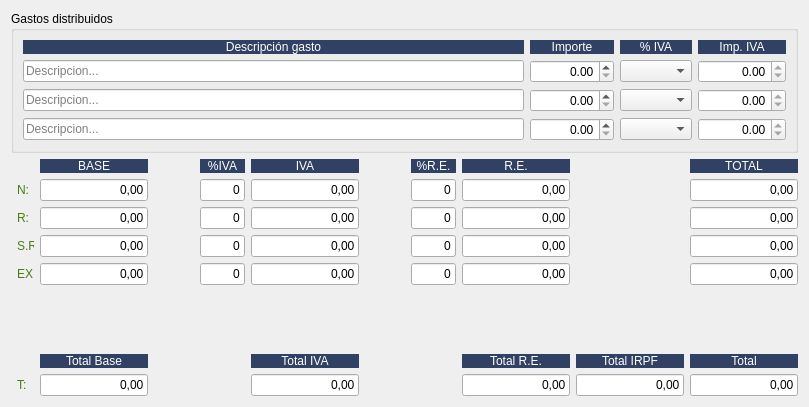
         <widget class="QWidget" name="tab_6">
          <attribute name="title">
           <string>Desglose</string>
          </attribute>
          <layout class="QGridLayout" name="gridLayout">
           <item row="4" column="10">
            <widget class="QLineEdit" name="txttotal3">
             <property name="focusPolicy">
              <enum>Qt::NoFocus</enum>
             </property>
             <property name="text">
              <string>0,00</string>
             </property>
             <property name="alignment">
              <set>Qt::AlignRight|Qt::AlignTrailing|Qt::AlignVCenter</set>
             </property>
             <property name="readOnly">
              <bool>true</bool>
             </property>
            </widget>
           </item>
           <item row="2" column="10">
            <widget class="QLineEdit" name="txttotal1">
             <property name="focusPolicy">
              <enum>Qt::NoFocus</enum>
             </property>
             <property name="text">
              <string>0,00</string>
             </property>
             <property name="alignment">
              <set>Qt::AlignRight|Qt::AlignTrailing|Qt::AlignVCenter</set>
             </property>
             <property name="readOnly">
              <bool>true</bool>
             </property>
            </widget>
           </item>
           <item row="2" column="3">
            <spacer name="horizontalSpacer">
             <property name="orientation">
              <enum>Qt::Horizontal</enum>
             </property>
             <property name="sizeHint" stdset="0">
              <size>
               <width>40</width>
               <height>20</height>
              </size>
             </property>
            </spacer>
           </item>
           <item row="2" column="1">
            <widget class="QLabel" name="label_2">
             <property name="maximumSize">
              <size>
               <width>17</width>
               <height>16777215</height>
              </size>
             </property>
             <property name="styleSheet">
              <string notr="true">color: rgb(72, 124, 19);</string>
             </property>
             <property name="text">
              <string>N:</string>
             </property>
            </widget>
           </item>
           <item row="2" column="2">
            <widget class="QLineEdit" name="txtbase1">
             <property name="focusPolicy">
              <enum>Qt::NoFocus</enum>
             </property>
             <property name="text">
              <string>0,00</string>
             </property>
             <property name="alignment">
              <set>Qt::AlignRight|Qt::AlignTrailing|Qt::AlignVCenter</set>
             </property>
             <property name="readOnly">
              <bool>true</bool>
             </property>
            </widget>
           </item>
           <item row="2" column="4">
            <widget class="QLineEdit" name="txtporc_iva1">
             <property name="maximumSize">
              <size>
               <width>45</width>
               <height>16777215</height>
              </size>
             </property>
             <property name="focusPolicy">
              <enum>Qt::NoFocus</enum>
             </property>
             <property name="text">
              <string>0</string>
             </property>
             <property name="alignment">
              <set>Qt::AlignRight|Qt::AlignTrailing|Qt::AlignVCenter</set>
             </property>
             <property name="readOnly">
              <bool>true</bool>
             </property>
            </widget>
           </item>
           <item row="2" column="5">
            <widget class="QLineEdit" name="txtiva1">
             <property name="focusPolicy">
              <enum>Qt::NoFocus</enum>
             </property>
             <property name="text">
              <string>0,00</string>
             </property>
             <property name="alignment">
              <set>Qt::AlignRight|Qt::AlignTrailing|Qt::AlignVCenter</set>
             </property>
             <property name="readOnly">
              <bool>true</bool>
             </property>
            </widget>
           </item>
           <item row="2" column="7">
            <widget class="QLineEdit" name="txtporc_rec1">
             <property name="maximumSize">
              <size>
               <width>45</width>
               <height>16777215</height>
              </size>
             </property>
             <property name="focusPolicy">
              <enum>Qt::NoFocus</enum>
             </property>
             <property name="text">
              <string>0</string>
             </property>
             <property name="alignment">
              <set>Qt::AlignRight|Qt::AlignTrailing|Qt::AlignVCenter</set>
             </property>
             <property name="readOnly">
              <bool>true</bool>
             </property>
            </widget>
           </item>
           <item row="5" column="5">
            <widget class="QLineEdit" name="txtiva4">
             <property name="focusPolicy">
              <enum>Qt::NoFocus</enum>
             </property>
             <property name="text">
              <string>0,00</string>
             </property>
             <property name="alignment">
              <set>Qt::AlignRight|Qt::AlignTrailing|Qt::AlignVCenter</set>
             </property>
             <property name="readOnly">
              <bool>true</bool>
             </property>
            </widget>
           </item>
           <item row="5" column="7">
            <widget class="QLineEdit" name="txtporc_rec4">
             <property name="maximumSize">
              <size>
               <width>45</width>
               <height>16777215</height>
              </size>
             </property>
             <property name="focusPolicy">
              <enum>Qt::NoFocus</enum>
             </property>
             <property name="text">
              <string>0</string>
             </property>
             <property name="alignment">
              <set>Qt::AlignRight|Qt::AlignTrailing|Qt::AlignVCenter</set>
             </property>
             <property name="readOnly">
              <bool>true</bool>
             </property>
            </widget>
           </item>
           <item row="5" column="8">
            <widget class="QLineEdit" name="txtrec4">
             <property name="focusPolicy">
              <enum>Qt::NoFocus</enum>
             </property>
             <property name="text">
              <string>0,00</string>
             </property>
             <property name="alignment">
              <set>Qt::AlignRight|Qt::AlignTrailing|Qt::AlignVCenter</set>
             </property>
             <property name="readOnly">
              <bool>true</bool>
             </property>
            </widget>
           </item>
           <item row="6" column="2">
            <spacer name="verticalSpacer_4">
             <property name="orientation">
              <enum>Qt::Vertical</enum>
             </property>
             <property name="sizeHint" stdset="0">
              <size>
               <width>20</width>
               <height>63</height>
              </size>
             </property>
            </spacer>
           </item>
           <item row="7" column="8">
            <widget class="QLabel" name="label_62">
             <property name="styleSheet">
              <string notr="true">background-color: #304163;
color: rgb(255, 255, 255);</string>
             </property>
             <property name="text">
              <string>Total R.E.</string>
             </property>
             <property name="alignment">
              <set>Qt::AlignCenter</set>
             </property>
            </widget>
           </item>
           <item row="1" column="10">
            <widget class="QLabel" name="label_59">
             <property name="styleSheet">
              <string notr="true">background-color: #304163;
color: rgb(255, 255, 255);</string>
             </property>
             <property name="text">
              <string>TOTAL</string>
             </property>
             <property name="alignment">
              <set>Qt::AlignCenter</set>
             </property>
            </widget>
           </item>
           <item row="3" column="8">
            <widget class="QLineEdit" name="txtrec2">
             <property name="focusPolicy">
              <enum>Qt::NoFocus</enum>
             </property>
             <property name="text">
              <string>0,00</string>
             </property>
             <property name="alignment">
              <set>Qt::AlignRight|Qt::AlignTrailing|Qt::AlignVCenter</set>
             </property>
             <property name="readOnly">
              <bool>true</bool>
             </property>
            </widget>
           </item>
           <item row="4" column="1">
            <widget class="QLabel" name="label_26">
             <property name="maximumSize">
              <size>
               <width>17</width>
               <height>16777215</height>
              </size>
             </property>
             <property name="styleSheet">
              <string notr="true">color: rgb(72, 124, 19);</string>
             </property>
             <property name="text">
              <string>S.R.:</string>
             </property>
            </widget>
           </item>
           <item row="8" column="9">
            <widget class="QLineEdit" name="txtimporte_irpf">
             <property name="enabled">
              <bool>true</bool>
             </property>
             <property name="focusPolicy">
              <enum>Qt::NoFocus</enum>
             </property>
             <property name="text">
              <string>0,00</string>
             </property>
             <property name="alignment">
              <set>Qt::AlignRight|Qt::AlignTrailing|Qt::AlignVCenter</set>
             </property>
             <property name="readOnly">
              <bool>true</bool>
             </property>
            </widget>
           </item>
           <item row="4" column="2">
            <widget class="QLineEdit" name="txtbase3">
             <property name="focusPolicy">
              <enum>Qt::NoFocus</enum>
             </property>
             <property name="text">
              <string>0,00</string>
             </property>
             <property name="alignment">
              <set>Qt::AlignRight|Qt::AlignTrailing|Qt::AlignVCenter</set>
             </property>
             <property name="readOnly">
              <bool>true</bool>
             </property>
            </widget>
           </item>
           <item row="4" column="4">
            <widget class="QLineEdit" name="txtporc_iva3">
             <property name="maximumSize">
              <size>
               <width>45</width>
               <height>16777215</height>
              </size>
             </property>
             <property name="focusPolicy">
              <enum>Qt::NoFocus</enum>
             </property>
             <property name="text">
              <string>0</string>
             </property>
             <property name="alignment">
              <set>Qt::AlignRight|Qt::AlignTrailing|Qt::AlignVCenter</set>
             </property>
             <property name="readOnly">
              <bool>true</bool>
             </property>
            </widget>
           </item>
           <item row="4" column="5">
            <widget class="QLineEdit" name="txtiva3">
             <property name="focusPolicy">
              <enum>Qt::NoFocus</enum>
             </property>
             <property name="text">
              <string>0,00</string>
             </property>
             <property name="alignment">
              <set>Qt::AlignRight|Qt::AlignTrailing|Qt::AlignVCenter</set>
             </property>
             <property name="readOnly">
              <bool>true</bool>
             </property>
            </widget>
           </item>
           <item row="4" column="7">
            <widget class="QLineEdit" name="txtporc_rec3">
             <property name="maximumSize">
              <size>
               <width>45</width>
               <height>16777215</height>
              </size>
             </property>
             <property name="focusPolicy">
              <enum>Qt::NoFocus</enum>
             </property>
             <property name="text">
              <string>0</string>
             </property>
             <property name="alignment">
              <set>Qt::AlignRight|Qt::AlignTrailing|Qt::AlignVCenter</set>
             </property>
             <property name="readOnly">
              <bool>true</bool>
             </property>
            </widget>
           </item>
           <item row="4" column="8">
            <widget class="QLineEdit" name="txtrec3">
             <property name="focusPolicy">
              <enum>Qt::NoFocus</enum>
             </property>
             <property name="text">
              <string>0,00</string>
             </property>
             <property name="alignment">
              <set>Qt::AlignRight|Qt::AlignTrailing|Qt::AlignVCenter</set>
             </property>
             <property name="readOnly">
              <bool>true</bool>
             </property>
            </widget>
           </item>
           <item row="5" column="1">
            <widget class="QLabel" name="label_27">
             <property name="maximumSize">
              <size>
               <width>17</width>
               <height>16777215</height>
              </size>
             </property>
             <property name="styleSheet">
              <string notr="true">color: rgb(72, 124, 19);</string>
             </property>
             <property name="text">
              <string>EX.:</string>
             </property>
            </widget>
           </item>
           <item row="5" column="2">
            <widget class="QLineEdit" name="txtbase4">
             <property name="focusPolicy">
              <enum>Qt::NoFocus</enum>
             </property>
             <property name="text">
              <string>0,00</string>
             </property>
             <property name="alignment">
              <set>Qt::AlignRight|Qt::AlignTrailing|Qt::AlignVCenter</set>
             </property>
             <property name="readOnly">
              <bool>true</bool>
             </property>
            </widget>
           </item>
           <item row="5" column="4">
            <widget class="QLineEdit" name="txtporc_iva4">
             <property name="maximumSize">
              <size>
               <width>45</width>
               <height>16777215</height>
              </size>
             </property>
             <property name="focusPolicy">
              <enum>Qt::NoFocus</enum>
             </property>
             <property name="text">
              <string>0</string>
             </property>
             <property name="alignment">
              <set>Qt::AlignRight|Qt::AlignTrailing|Qt::AlignVCenter</set>
             </property>
             <property name="readOnly">
              <bool>true</bool>
             </property>
            </widget>
           </item>
           <item row="2" column="8">
            <widget class="QLineEdit" name="txtrec1">
             <property name="focusPolicy">
              <enum>Qt::NoFocus</enum>
             </property>
             <property name="text">
              <string>0,00</string>
             </property>
             <property name="alignment">
              <set>Qt::AlignRight|Qt::AlignTrailing|Qt::AlignVCenter</set>
             </property>
             <property name="readOnly">
              <bool>true</bool>
             </property>
            </widget>
           </item>
           <item row="3" column="1">
            <widget class="QLabel" name="label_25">
             <property name="maximumSize">
              <size>
               <width>17</width>
               <height>16777215</height>
              </size>
             </property>
             <property name="styleSheet">
              <string notr="true">color: rgb(72, 124, 19);</string>
             </property>
             <property name="text">
              <string>R:</string>
             </property>
            </widget>
           </item>
           <item row="3" column="2">
            <widget class="QLineEdit" name="txtbase2">
             <property name="focusPolicy">
              <enum>Qt::NoFocus</enum>
             </property>
             <property name="text">
              <string>0,00</string>
             </property>
             <property name="alignment">
              <set>Qt::AlignRight|Qt::AlignTrailing|Qt::AlignVCenter</set>
             </property>
             <property name="readOnly">
              <bool>true</bool>
             </property>
            </widget>
           </item>
           <item row="3" column="4">
            <widget class="QLineEdit" name="txtporc_iva2">
             <property name="maximumSize">
              <size>
               <width>45</width>
               <height>16777215</height>
              </size>
             </property>
             <property name="focusPolicy">
              <enum>Qt::NoFocus</enum>
             </property>
             <property name="text">
              <string>0</string>
             </property>
             <property name="alignment">
              <set>Qt::AlignRight|Qt::AlignTrailing|Qt::AlignVCenter</set>
             </property>
             <property name="readOnly">
              <bool>true</bool>
             </property>
            </widget>
           </item>
           <item row="3" column="5">
            <widget class="QLineEdit" name="txtiva2">
             <property name="focusPolicy">
              <enum>Qt::NoFocus</enum>
             </property>
             <property name="text">
              <string>0,00</string>
             </property>
             <property name="alignment">
              <set>Qt::AlignRight|Qt::AlignTrailing|Qt::AlignVCenter</set>
             </property>
             <property name="readOnly">
              <bool>true</bool>
             </property>
            </widget>
           </item>
           <item row="3" column="7">
            <widget class="QLineEdit" name="txtporc_rec2">
             <property name="maximumSize">
              <size>
               <width>45</width>
               <height>16777215</height>
              </size>
             </property>
             <property name="focusPolicy">
              <enum>Qt::NoFocus</enum>
             </property>
             <property name="text">
              <string>0</string>
             </property>
             <property name="alignment">
              <set>Qt::AlignRight|Qt::AlignTrailing|Qt::AlignVCenter</set>
             </property>
             <property name="readOnly">
              <bool>true</bool>
             </property>
            </widget>
           </item>
           <item row="7" column="9">
            <widget class="QLabel" name="label_34">
             <property name="styleSheet">
              <string notr="true">background-color: #304163;
color: rgb(255, 255, 255);</string>
             </property>
             <property name="text">
              <string>Total IRPF</string>
             </property>
             <property name="alignment">
              <set>Qt::AlignCenter</set>
             </property>
            </widget>
           </item>
           <item row="7" column="10">
            <widget class="QLabel" name="label_61">
             <property name="styleSheet">
              <string notr="true">background-color: #304163;
color: rgb(255, 255, 255);</string>
             </property>
             <property name="text">
              <string>Total</string>
             </property>
             <property name="alignment">
              <set>Qt::AlignCenter</set>
             </property>
            </widget>
           </item>
           <item row="8" column="10">
            <widget class="QLineEdit" name="txttotal_total">
             <property name="focusPolicy">
              <enum>Qt::NoFocus</enum>
             </property>
             <property name="text">
              <string>0,00</string>
             </property>
             <property name="alignment">
              <set>Qt::AlignRight|Qt::AlignTrailing|Qt::AlignVCenter</set>
             </property>
             <property name="readOnly">
              <bool>true</bool>
             </property>
            </widget>
           </item>
           <item row="0" column="0" colspan="11">
            <widget class="QGroupBox" name="groupBox">
             <property name="title">
              <string>Gastos distribuidos</string>
             </property>
             <layout class="QGridLayout" name="gridLayout_10">
              <item row="2" column="1">
               <widget class="QDoubleSpinBox" name="SpinGastoDist2">
                <property name="alignment">
                 <set>Qt::AlignRight|Qt::AlignTrailing|Qt::AlignVCenter</set>
                </property>
                <property name="maximum">
                 <double>999999999.000000000000000</double>
                </property>
               </widget>
              </item>
              <item row="3" column="1">
               <widget class="QDoubleSpinBox" name="SpinGastoDist3">
                <property name="alignment">
                 <set>Qt::AlignRight|Qt::AlignTrailing|Qt::AlignVCenter</set>
                </property>
                <property name="maximum">
                 <double>999999999.000000000000000</double>
                </property>
               </widget>
              </item>
              <item row="1" column="0">
               <widget class="QLineEdit" name="txtGastoDist1">
                <property name="placeholderText">
                 <string>Descripcion...</string>
                </property>
               </widget>
              </item>
              <item row="3" column="0">
               <widget class="QLineEdit" name="txtGastoDist3">
                <property name="placeholderText">
                 <string>Descripcion...</string>
                </property>
               </widget>
              </item>
              <item row="1" column="1">
               <widget class="QDoubleSpinBox" name="SpinGastoDist1">
                <property name="alignment">
                 <set>Qt::AlignRight|Qt::AlignTrailing|Qt::AlignVCenter</set>
                </property>
                <property name="maximum">
                 <double>999999999.000000000000000</double>
                </property>
               </widget>
              </item>
              <item row="2" column="0">
               <widget class="QLineEdit" name="txtGastoDist2">
                <property name="placeholderText">
                 <string>Descripcion...</string>
                </property>
               </widget>
              </item>
              <item row="2" column="3">
               <widget class="QDoubleSpinBox" name="spin_iva_gasto2">
                <property name="enabled">
                 <bool>true</bool>
                </property>
                <property name="focusPolicy">
                 <enum>Qt::NoFocus</enum>
                </property>
                <property name="alignment">
                 <set>Qt::AlignRight|Qt::AlignTrailing|Qt::AlignVCenter</set>
                </property>
                <property name="readOnly">
                 <bool>true</bool>
                </property>
                <property name="minimum">
                 <double>-999999999.000000000000000</double>
                </property>
                <property name="maximum">
                 <double>99999999.989999994635582</double>
                </property>
               </widget>
              </item>
              <item row="1" column="3">
               <widget class="QDoubleSpinBox" name="spin_iva_gasto1">
                <property name="enabled">
                 <bool>true</bool>
                </property>
                <property name="focusPolicy">
                 <enum>Qt::NoFocus</enum>
                </property>
                <property name="alignment">
                 <set>Qt::AlignRight|Qt::AlignTrailing|Qt::AlignVCenter</set>
                </property>
                <property name="readOnly">
                 <bool>true</bool>
                </property>
                <property name="minimum">
                 <double>-999999999.000000000000000</double>
                </property>
                <property name="maximum">
                 <double>99999999.989999994635582</double>
                </property>
               </widget>
              </item>
              <item row="3" column="3">
               <widget class="QDoubleSpinBox" name="spin_iva_gasto3">
                <property name="enabled">
                 <bool>true</bool>
                </property>
                <property name="focusPolicy">
                 <enum>Qt::NoFocus</enum>
                </property>
                <property name="alignment">
                 <set>Qt::AlignRight|Qt::AlignTrailing|Qt::AlignVCenter</set>
                </property>
                <property name="readOnly">
                 <bool>true</bool>
                </property>
                <property name="minimum">
                 <double>-999999999.000000000000000</double>
                </property>
                <property name="maximum">
                 <double>99999999.989999994635582</double>
                </property>
               </widget>
              </item>
              <item row="0" column="0">
               <widget class="QLabel" name="label_32">
                <property name="styleSheet">
                 <string notr="true">background-color: #304163;
color: rgb(255, 255, 255);</string>
                </property>
                <property name="text">
                 <string>Descripción gasto</string>
                </property>
                <property name="alignment">
                 <set>Qt::AlignCenter</set>
                </property>
               </widget>
              </item>
              <item row="0" column="1">
               <widget class="QLabel" name="label_50">
                <property name="styleSheet">
                 <string notr="true">background-color: #304163;
color: rgb(255, 255, 255);</string>
                </property>
                <property name="text">
                 <string>Importe</string>
                </property>
                <property name="alignment">
                 <set>Qt::AlignCenter</set>
                </property>
               </widget>
              </item>
              <item row="0" column="2">
               <widget class="QLabel" name="label_51">
                <property name="styleSheet">
                 <string notr="true">background-color: #304163;
color: rgb(255, 255, 255);</string>
                </property>
                <property name="text">
                 <string>% IVA</string>
                </property>
                <property name="alignment">
                 <set>Qt::AlignCenter</set>
                </property>
               </widget>
              </item>
              <item row="0" column="3">
               <widget class="QLabel" name="label_52">
                <property name="styleSheet">
                 <string notr="true">background-color: #304163;
color: rgb(255, 255, 255);</string>
                </property>
                <property name="text">
                 <string>Imp. IVA</string>
                </property>
                <property name="alignment">
                 <set>Qt::AlignCenter</set>
                </property>
               </widget>
              </item>
              <item row="1" column="2">
               <widget class="QComboBox" name="cbo_porc_gasto_iva1"/>
              </item>
              <item row="2" column="2">
               <widget class="QComboBox" name="cbo_porc_gasto_iva2"/>
              </item>
              <item row="3" column="2">
               <widget class="QComboBox" name="cbo_porc_gasto_iva3"/>
              </item>
             </layout>
            </widget>
           </item>
           <item row="5" column="10">
            <widget class="QLineEdit" name="txttotal4">
             <property name="focusPolicy">
              <enum>Qt::NoFocus</enum>
             </property>
             <property name="text">
              <string>0,00</string>
             </property>
             <property name="alignment">
              <set>Qt::AlignRight|Qt::AlignTrailing|Qt::AlignVCenter</set>
             </property>
             <property name="readOnly">
              <bool>true</bool>
             </property>
            </widget>
           </item>
           <item row="1" column="2">
            <widget class="QLabel" name="label_28">
             <property name="styleSheet">
              <string notr="true">background-color: #304163;
color: rgb(255, 255, 255);</string>
             </property>
             <property name="text">
              <string>BASE</string>
             </property>
             <property name="alignment">
              <set>Qt::AlignCenter</set>
             </property>
            </widget>
           </item>
           <item row="1" column="4">
            <widget class="QLabel" name="label_55">
             <property name="styleSheet">
              <string notr="true">background-color: #304163;
color: rgb(255, 255, 255);</string>
             </property>
             <property name="text">
              <string>%IVA</string>
             </property>
             <property name="alignment">
              <set>Qt::AlignCenter</set>
             </property>
            </widget>
           </item>
           <item row="1" column="5">
            <widget class="QLabel" name="label_56">
             <property name="styleSheet">
              <string notr="true">background-color: #304163;
color: rgb(255, 255, 255);</string>
             </property>
             <property name="text">
              <string>IVA</string>
             </property>
             <property name="alignment">
              <set>Qt::AlignCenter</set>
             </property>
            </widget>
           </item>
           <item row="1" column="7">
            <widget class="QLabel" name="label_57">
             <property name="styleSheet">
              <string notr="true">background-color: #304163;
color: rgb(255, 255, 255);</string>
             </property>
             <property name="text">
              <string>%R.E.</string>
             </property>
             <property name="alignment">
              <set>Qt::AlignCenter</set>
             </property>
            </widget>
           </item>
           <item row="1" column="8">
            <widget class="QLabel" name="label_58">
             <property name="styleSheet">
              <string notr="true">background-color: #304163;
color: rgb(255, 255, 255);</string>
             </property>
             <property name="text">
              <string>R.E.</string>
             </property>
             <property name="alignment">
              <set>Qt::AlignCenter</set>
             </property>
            </widget>
           </item>
           <item row="3" column="10">
            <widget class="QLineEdit" name="txttotal2">
             <property name="focusPolicy">
              <enum>Qt::NoFocus</enum>
             </property>
             <property name="text">
              <string>0,00</string>
             </property>
             <property name="alignment">
              <set>Qt::AlignRight|Qt::AlignTrailing|Qt::AlignVCenter</set>
             </property>
             <property name="readOnly">
              <bool>true</bool>
             </property>
            </widget>
           </item>
           <item row="2" column="6">
            <spacer name="horizontalSpacer_3">
             <property name="orientation">
              <enum>Qt::Horizontal</enum>
             </property>
             <property name="sizeHint" stdset="0">
              <size>
               <width>40</width>
               <height>20</height>
              </size>
             </property>
            </spacer>
           </item>
           <item row="7" column="5">
            <widget class="QLabel" name="label_54">
             <property name="styleSheet">
              <string notr="true">background-color: #304163;
color: rgb(255, 255, 255);</string>
             </property>
             <property name="text">
              <string>Total IVA</string>
             </property>
             <property name="alignment">
              <set>Qt::AlignCenter</set>
             </property>
            </widget>
           </item>
           <item row="8" column="5">
            <widget class="QLineEdit" name="txtiva_total">
             <property name="focusPolicy">
              <enum>Qt::NoFocus</enum>
             </property>
             <property name="text">
              <string>0,00</string>
             </property>
             <property name="alignment">
              <set>Qt::AlignRight|Qt::AlignTrailing|Qt::AlignVCenter</set>
             </property>
             <property name="readOnly">
              <bool>true</bool>
             </property>
            </widget>
           </item>
           <item row="7" column="2">
            <widget class="QLabel" name="label_60">
             <property name="styleSheet">
              <string notr="true">background-color: #304163;
color: rgb(255, 255, 255);</string>
             </property>
             <property name="text">
              <string>Total Base</string>
             </property>
             <property name="alignment">
              <set>Qt::AlignCenter</set>
             </property>
            </widget>
           </item>
           <item row="8" column="2">
            <widget class="QLineEdit" name="txtbase_total">
             <property name="focusPolicy">
              <enum>Qt::NoFocus</enum>
             </property>
             <property name="text">
              <string>0,00</string>
             </property>
             <property name="alignment">
              <set>Qt::AlignRight|Qt::AlignTrailing|Qt::AlignVCenter</set>
             </property>
             <property name="readOnly">
              <bool>true</bool>
             </property>
            </widget>
           </item>
           <item row="8" column="1">
            <widget class="QLabel" name="label_29">
             <property name="maximumSize">
              <size>
               <width>17</width>
               <height>16777215</height>
              </size>
             </property>
             <property name="styleSheet">
              <string notr="true">color: rgb(72, 124, 19);</string>
             </property>
             <property name="text">
              <string>T:</string>
             </property>
            </widget>
           </item>
           <item row="8" column="8">
            <widget class="QLineEdit" name="txttotal_recargo">
             <property name="focusPolicy">
              <enum>Qt::NoFocus</enum>
             </property>
             <property name="text">
              <string>0,00</string>
             </property>
             <property name="alignment">
              <set>Qt::AlignRight|Qt::AlignTrailing|Qt::AlignVCenter</set>
             </property>
             <property name="readOnly">
              <bool>true</bool>
             </property>
            </widget>
           </item>
          </layout>
         </widget>
